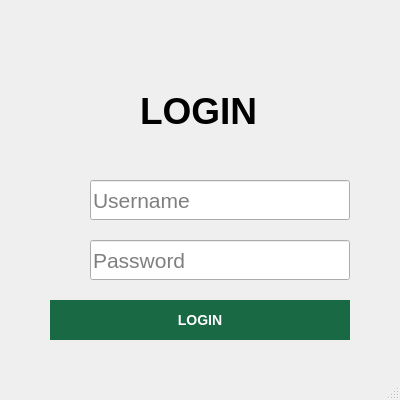
<?xml version="1.0" encoding="UTF-8"?>
<ui version="4.0">
 <class>login_window</class>
 <widget class="QMainWindow" name="login_window">
  <property name="geometry">
   <rect>
    <x>0</x>
    <y>0</y>
    <width>400</width>
    <height>400</height>
   </rect>
  </property>
  <property name="sizePolicy">
   <sizepolicy hsizetype="Fixed" vsizetype="Fixed">
    <horstretch>0</horstretch>
    <verstretch>0</verstretch>
   </sizepolicy>
  </property>
  <property name="minimumSize">
   <size>
    <width>400</width>
    <height>400</height>
   </size>
  </property>
  <property name="maximumSize">
   <size>
    <width>400</width>
    <height>400</height>
   </size>
  </property>
  <property name="font">
   <font>
    <pointsize>16</pointsize>
   </font>
  </property>
  <property name="windowTitle">
   <string>Login</string>
  </property>
  <property name="windowIcon">
   <iconset resource="xz.qrc">
    <normaloff>:/images/images/AnconAmbiente_Logo.png</normaloff>:/images/images/AnconAmbiente_Logo.png</iconset>
  </property>
  <widget class="QWidget" name="login_widget">
   <widget class="QLabel" name="label">
    <property name="geometry">
     <rect>
      <x>170</x>
      <y>20</y>
      <width>61</width>
      <height>71</height>
     </rect>
    </property>
    <property name="text">
     <string>&lt;html&gt;&lt;head/&gt;&lt;body&gt;&lt;p&gt;&lt;img src=&quot;:/images/images/profile-user60.png&quot;/&gt;&lt;/p&gt;&lt;/body&gt;&lt;/html&gt;</string>
    </property>
   </widget>
   <widget class="QLabel" name="label_2">
    <property name="geometry">
     <rect>
      <x>140</x>
      <y>90</y>
      <width>121</width>
      <height>41</height>
     </rect>
    </property>
    <property name="text">
     <string>&lt;html&gt;&lt;head/&gt;&lt;body&gt;&lt;p&gt;&lt;span style=&quot; font-size:28pt; font-weight:600;&quot;&gt;LOGIN&lt;/span&gt;&lt;/p&gt;&lt;/body&gt;&lt;/html&gt;</string>
    </property>
   </widget>
   <widget class="QPushButton" name="login_button">
    <property name="geometry">
     <rect>
      <x>50</x>
      <y>300</y>
      <width>300</width>
      <height>40</height>
     </rect>
    </property>
    <property name="styleSheet">
     <string notr="true">QPushButton{
background-color:rgb(24, 105, 68);
color: white;
border-style: outset;
font:  bold 14px


}

QPushButton:hover{
background-color:rgb(170, 203, 108);
color: white;
border-style: outset;
font:  bold 14px
}</string>
    </property>
    <property name="text">
     <string>LOGIN</string>
    </property>
   </widget>
   <widget class="QLabel" name="label_3">
    <property name="geometry">
     <rect>
      <x>50</x>
      <y>180</y>
      <width>61</width>
      <height>41</height>
     </rect>
    </property>
    <property name="text">
     <string>&lt;html&gt;&lt;head/&gt;&lt;body&gt;&lt;p&gt;&lt;img src=&quot;:/images/images/user40.png&quot;/&gt;&lt;/p&gt;&lt;/body&gt;&lt;/html&gt;</string>
    </property>
   </widget>
   <widget class="QLabel" name="label_4">
    <property name="geometry">
     <rect>
      <x>50</x>
      <y>240</y>
      <width>47</width>
      <height>41</height>
     </rect>
    </property>
    <property name="text">
     <string>&lt;html&gt;&lt;head/&gt;&lt;body&gt;&lt;p&gt;&lt;img src=&quot;:/images/images/padlock40.png&quot;/&gt;&lt;/p&gt;&lt;/body&gt;&lt;/html&gt;</string>
    </property>
   </widget>
   <widget class="QLineEdit" name="user_field">
    <property name="geometry">
     <rect>
      <x>90</x>
      <y>180</y>
      <width>260</width>
      <height>40</height>
     </rect>
    </property>
    <property name="text">
     <string/>
    </property>
    <property name="placeholderText">
     <string>Username</string>
    </property>
   </widget>
   <widget class="QLineEdit" name="password_field">
    <property name="geometry">
     <rect>
      <x>90</x>
      <y>240</y>
      <width>260</width>
      <height>40</height>
     </rect>
    </property>
    <property name="text">
     <string/>
    </property>
    <property name="echoMode">
     <enum>QLineEdit::Password</enum>
    </property>
    <property name="placeholderText">
     <string>Password</string>
    </property>
   </widget>
   <widget class="QLabel" name="warning_label">
    <property name="geometry">
     <rect>
      <x>50</x>
      <y>150</y>
      <width>301</width>
      <height>21</height>
     </rect>
    </property>
    <property name="font">
     <font>
      <pointsize>12</pointsize>
     </font>
    </property>
    <property name="styleSheet">
     <string notr="true">color: red;</string>
    </property>
    <property name="text">
     <string/>
    </property>
   </widget>
  </widget>
  <widget class="QStatusBar" name="statusbar"/>
 </widget>
 <resources>
  <include location="xz.qrc"/>
 </resources>
 <connections/>
</ui>
